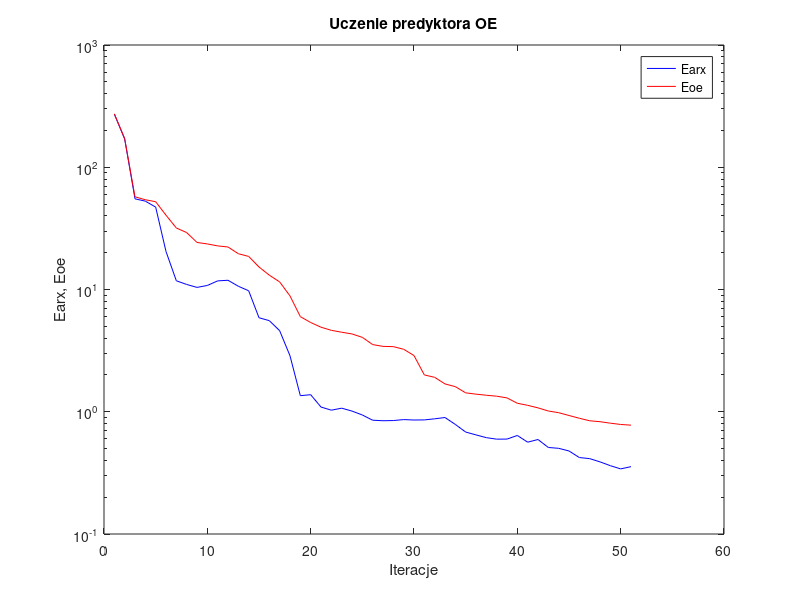
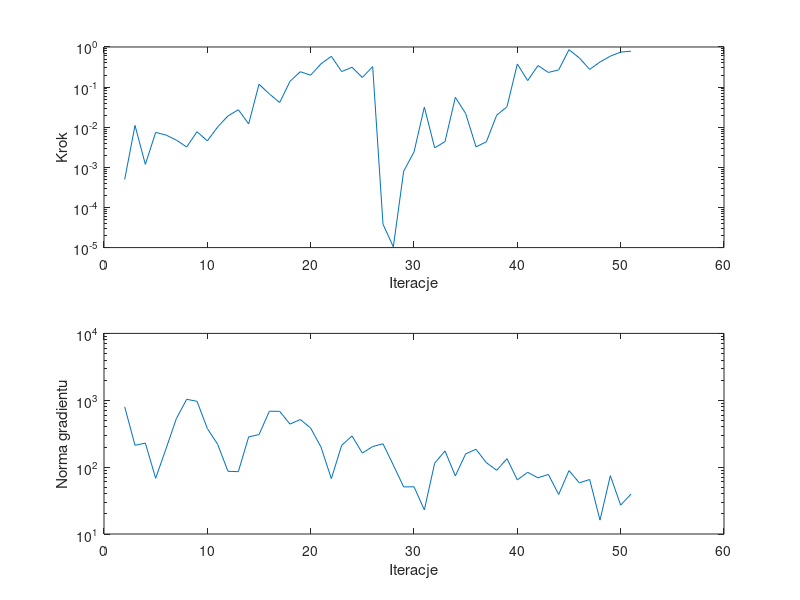

Recreate these plots in MATLAB, in order.
%uczenie predyktora oe
clear all;
n=0; farx(n+1)=2.719375e+002; foe(n+1)=2.734331e+002; wspucz(n+1)=0.000000e+000; ng(n+1)=0.000000e+000;
%odnowa zmiennej metryki
n=1; farx(n+1)=1.702587e+002; foe(n+1)=1.716270e+002; krok(n+1)=4.971608e-004; ng(n+1)=7.989807e+002;
n=2; farx(n+1)=5.516265e+001; foe(n+1)=5.731641e+001; krok(n+1)=1.109636e-002; ng(n+1)=2.121140e+002;
n=3; farx(n+1)=5.281994e+001; foe(n+1)=5.420774e+001; krok(n+1)=1.184603e-003; ng(n+1)=2.287687e+002;
n=4; farx(n+1)=4.720421e+001; foe(n+1)=5.226488e+001; krok(n+1)=7.418259e-003; ng(n+1)=6.816787e+001;
n=5; farx(n+1)=2.046230e+001; foe(n+1)=4.052850e+001; krok(n+1)=6.390530e-003; ng(n+1)=1.880005e+002;
n=6; farx(n+1)=1.178787e+001; foe(n+1)=3.185893e+001; krok(n+1)=4.782427e-003; ng(n+1)=5.308184e+002;
n=7; farx(n+1)=1.099596e+001; foe(n+1)=2.922163e+001; krok(n+1)=3.211338e-003; ng(n+1)=1.033808e+003;
n=8; farx(n+1)=1.040468e+001; foe(n+1)=2.425363e+001; krok(n+1)=7.739087e-003; ng(n+1)=9.651404e+002;
n=9; farx(n+1)=1.079086e+001; foe(n+1)=2.358849e+001; krok(n+1)=4.564205e-003; ng(n+1)=3.782316e+002;
n=10; farx(n+1)=1.176348e+001; foe(n+1)=2.273732e+001; krok(n+1)=1.019133e-002; ng(n+1)=2.189039e+002;
n=11; farx(n+1)=1.190167e+001; foe(n+1)=2.227313e+001; krok(n+1)=1.911063e-002; ng(n+1)=8.656827e+001;
n=12; farx(n+1)=1.063316e+001; foe(n+1)=1.961972e+001; krok(n+1)=2.733118e-002; ng(n+1)=8.558113e+001;
n=13; farx(n+1)=9.763768e+000; foe(n+1)=1.864887e+001; krok(n+1)=1.210728e-002; ng(n+1)=2.835814e+002;
n=14; farx(n+1)=5.874249e+000; foe(n+1)=1.528135e+001; krok(n+1)=1.181740e-001; ng(n+1)=3.064222e+002;
n=15; farx(n+1)=5.560806e+000; foe(n+1)=1.309657e+001; krok(n+1)=6.754791e-002; ng(n+1)=6.849637e+002;
n=16; farx(n+1)=4.601201e+000; foe(n+1)=1.153507e+001; krok(n+1)=4.138006e-002; ng(n+1)=6.827585e+002;
n=17; farx(n+1)=2.868356e+000; foe(n+1)=8.861613e+000; krok(n+1)=1.390811e-001; ng(n+1)=4.401134e+002;
n=18; farx(n+1)=1.353265e+000; foe(n+1)=5.998569e+000; krok(n+1)=2.421357e-001; ng(n+1)=5.157520e+002;
n=19; farx(n+1)=1.379005e+000; foe(n+1)=5.370333e+000; krok(n+1)=1.981558e-001; ng(n+1)=3.836546e+002;
n=20; farx(n+1)=1.092837e+000; foe(n+1)=4.916009e+000; krok(n+1)=3.805404e-001; ng(n+1)=1.992182e+002;
n=21; farx(n+1)=1.030120e+000; foe(n+1)=4.635010e+000; krok(n+1)=5.861088e-001; ng(n+1)=6.735559e+001;
n=22; farx(n+1)=1.069743e+000; foe(n+1)=4.472572e+000; krok(n+1)=2.442288e-001; ng(n+1)=2.117575e+002;
n=23; farx(n+1)=1.012680e+000; foe(n+1)=4.329482e+000; krok(n+1)=3.122975e-001; ng(n+1)=2.925908e+002;
n=24; farx(n+1)=9.409805e-001; foe(n+1)=4.060479e+000; krok(n+1)=1.738735e-001; ng(n+1)=1.622796e+002;
n=25; farx(n+1)=8.527442e-001; foe(n+1)=3.543557e+000; krok(n+1)=3.238984e-001; ng(n+1)=2.033097e+002;
%odnowa zmiennej metryki
n=26; farx(n+1)=8.442298e-001; foe(n+1)=3.426170e+000; krok(n+1)=3.819627e-005; ng(n+1)=2.234013e+002;
n=27; farx(n+1)=8.473743e-001; foe(n+1)=3.409361e+000; krok(n+1)=1.046074e-005; ng(n+1)=1.071412e+002;
n=28; farx(n+1)=8.626501e-001; foe(n+1)=3.244549e+000; krok(n+1)=8.010721e-004; ng(n+1)=5.062343e+001;
n=29; farx(n+1)=8.559627e-001; foe(n+1)=2.882298e+000; krok(n+1)=2.414856e-003; ng(n+1)=5.085436e+001;
n=30; farx(n+1)=8.575285e-001; foe(n+1)=2.000949e+000; krok(n+1)=3.178877e-002; ng(n+1)=2.298196e+001;
n=31; farx(n+1)=8.755630e-001; foe(n+1)=1.912392e+000; krok(n+1)=3.065383e-003; ng(n+1)=1.145392e+002;
n=32; farx(n+1)=8.971083e-001; foe(n+1)=1.688869e+000; krok(n+1)=4.372259e-003; ng(n+1)=1.746702e+002;
n=33; farx(n+1)=7.874498e-001; foe(n+1)=1.604616e+000; krok(n+1)=5.565015e-002; ng(n+1)=7.396621e+001;
n=34; farx(n+1)=6.823479e-001; foe(n+1)=1.427852e+000; krok(n+1)=2.191235e-002; ng(n+1)=1.580291e+002;
n=35; farx(n+1)=6.466293e-001; foe(n+1)=1.393233e+000; krok(n+1)=3.253129e-003; ng(n+1)=1.848078e+002;
n=36; farx(n+1)=6.139202e-001; foe(n+1)=1.364744e+000; krok(n+1)=4.317077e-003; ng(n+1)=1.167360e+002;
n=37; farx(n+1)=5.968337e-001; foe(n+1)=1.340688e+000; krok(n+1)=1.989989e-002; ng(n+1)=8.973793e+001;
n=38; farx(n+1)=5.977170e-001; foe(n+1)=1.297968e+000; krok(n+1)=3.243320e-002; ng(n+1)=1.338708e+002;
n=39; farx(n+1)=6.395843e-001; foe(n+1)=1.173398e+000; krok(n+1)=3.772555e-001; ng(n+1)=6.439729e+001;
n=40; farx(n+1)=5.637479e-001; foe(n+1)=1.128619e+000; krok(n+1)=1.452529e-001; ng(n+1)=8.388156e+001;
n=41; farx(n+1)=5.929536e-001; foe(n+1)=1.075763e+000; krok(n+1)=3.444314e-001; ng(n+1)=6.914556e+001;
n=42; farx(n+1)=5.101752e-001; foe(n+1)=1.014464e+000; krok(n+1)=2.320583e-001; ng(n+1)=7.790417e+001;
n=43; farx(n+1)=5.022497e-001; foe(n+1)=9.824579e-001; krok(n+1)=2.682636e-001; ng(n+1)=3.898054e+001;
n=44; farx(n+1)=4.778186e-001; foe(n+1)=9.320643e-001; krok(n+1)=8.576098e-001; ng(n+1)=8.878076e+001;
n=45; farx(n+1)=4.221464e-001; foe(n+1)=8.846231e-001; krok(n+1)=5.327344e-001; ng(n+1)=5.822536e+001;
n=46; farx(n+1)=4.135592e-001; foe(n+1)=8.436960e-001; krok(n+1)=2.767539e-001; ng(n+1)=6.530136e+001;
n=47; farx(n+1)=3.891283e-001; foe(n+1)=8.291426e-001; krok(n+1)=4.228884e-001; ng(n+1)=1.612382e+001;
n=48; farx(n+1)=3.621743e-001; foe(n+1)=8.064923e-001; krok(n+1)=5.907855e-001; ng(n+1)=7.444103e+001;
n=49; farx(n+1)=3.408261e-001; foe(n+1)=7.870653e-001; krok(n+1)=7.461552e-001; ng(n+1)=2.701815e+001;
n=50; farx(n+1)=3.556355e-001; foe(n+1)=7.768202e-001; krok(n+1)=7.847380e-001; ng(n+1)=3.949111e+001;

figure; semilogy(farx,'b'); hold on; semilogy(foe,'r'); xlabel('Iteracje'); ylabel('Earx, Eoe'); legend('Earx','Eoe'); title('Uczenie predyktora OE');
figure; subplot(2,1,1); semilogy(krok); xlabel('Iteracje'); ylabel('Krok');
subplot(2,1,2); semilogy(ng); xlabel('Iteracje'); ylabel('Norma gradientu');
Earx=farx(n+1)
Eoe=foe(n+1)
